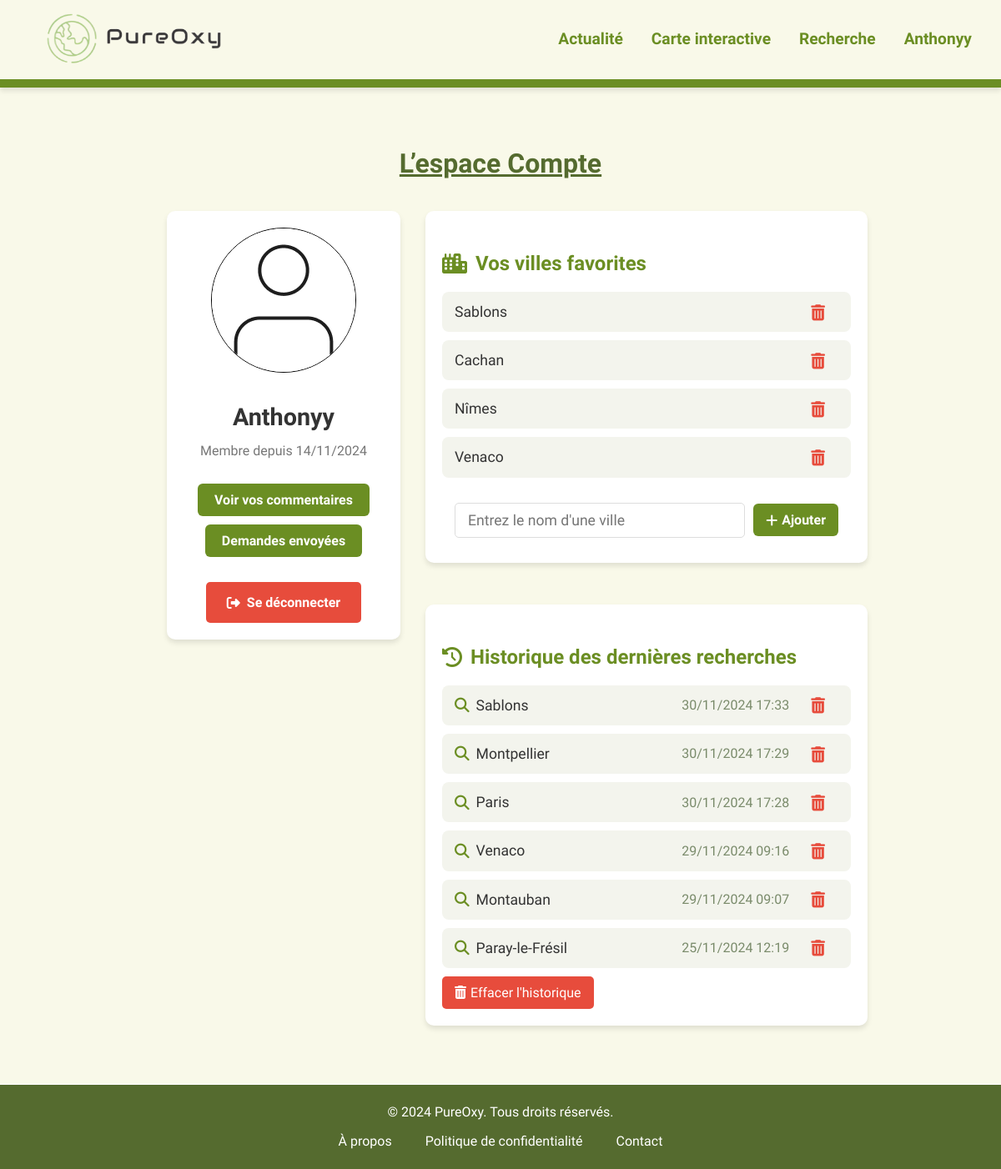
/pages/compte.php (signed in), run on the app's committed database.
### tables this page shows
CREATE TABLE IF NOT EXISTS `users` (
  `id` int NOT NULL AUTO_INCREMENT,
  `username` varchar(50) NOT NULL,
  `password` varchar(255) NOT NULL,
  `created_at` timestamp NULL DEFAULT CURRENT_TIMESTAMP,
  `profile_picture` varchar(255) DEFAULT '../images/user.png',
  `email` varchar(255) NOT NULL,
  PRIMARY KEY (`id`),
  UNIQUE KEY `username` (`username`)
);

CREATE TABLE IF NOT EXISTS `favorite_cities` (
  `id` int NOT NULL AUTO_INCREMENT,
  `user_id` int NOT NULL,
  `city_name` varchar(255) NOT NULL,
  PRIMARY KEY (`id`),
  KEY `user_id` (`user_id`)
);

CREATE TABLE IF NOT EXISTS `search_history` (
  `id` int NOT NULL AUTO_INCREMENT,
  `user_id` int NOT NULL,
  `search_query` varchar(255) NOT NULL,
  `search_date` timestamp NULL DEFAULT CURRENT_TIMESTAMP,
  PRIMARY KEY (`id`),
  KEY `user_id` (`user_id`)
);

### pages/compte.php (the view, shortened to what this page needs)
<?php
require '../bd/bd.php';
if (isset($_SESSION['user_id'])) {
    $user_id = $_SESSION['user_id'];
    $stmt = $conn->prepare("SELECT search_query, search_date FROM search_history WHERE user_id = ? ORDER BY search_date DESC LIMIT 7");
    if ($stmt) {
        $stmt->bind_param("i", $user_id);
        $stmt->execute();
        $result = $stmt->get_result();
        $search_history = $result->fetch_all(MYSQLI_ASSOC);
    }
    $stmt = $conn->prepare("SELECT city_name FROM favorite_cities WHERE user_id = ?");
    if ($stmt) {
        $stmt->bind_param("i", $user_id);
        $stmt->execute();
        $cities_result = $stmt->get_result();
        $favorite_cities = $cities_result->fetch_all(MYSQLI_ASSOC);
    }
    $stmt = $conn->prepare("SELECT * FROM users WHERE id = ?");
    if ($stmt) {
        $stmt->bind_param("i", $user_id);
        $stmt->execute();
        $user_result = $stmt->get_result();
        $user = $user_result->fetch_assoc();
    }
    $stmt = $conn->prepare("SELECT search_query, search_date FROM search_history WHERE user_id = ? ORDER BY search_date DESC LIMIT 10");
    if ($stmt) {
        $stmt->bind_param("i", $user_id);
        $stmt->execute();
        $history_result = $stmt->get_result();
        $search_history = $history_result->fetch_all(MYSQLI_ASSOC);
    }
}
?>
<!DOCTYPE html>
<html lang="fr">
<head>
    <link rel="stylesheet" href="https://cdnjs.cloudflare.com/ajax/libs/font-awesome/6.4.0/css/all.min.css" />
    <link rel="stylesheet" href="../styles/base.css">
    <link rel="stylesheet" href="../styles/includes.css">
    <link rel="stylesheet" href="../styles/commentaire.css">
    <link rel="stylesheet" href="../styles/recherche.css">
    <link rel="stylesheet" href="../styles/compte.css">
    <link rel="stylesheet" href="../styles/boutons.css">
    <link rel="stylesheet" href="../styles/messages.css">
</head>
<body>
<?php include '../includes/header.php'; ?>
<div class="compte-container">
    <h2>L’espace Compte</h2>
    <?php if (isset($_SESSION['user_id'])): ?>
        <div class="dashboard">
            <div class="profile-card">
                <div class="profile-avatar">
                    <img src="../images/user.png" alt="Photo de profil">
                </div>
                <div class="profile-info">
                    <h2><?= htmlspecialchars($_SESSION['username'], ENT_QUOTES, 'UTF-8') ?></h2>
                    <p>Membre depuis <?= isset($user['created_at']) ? date('d/m/Y', strtotime($user['created_at'])) : 'Date inconnue' ?></p>
                    <button id="view-comments-button">Voir vos commentaires</button>
                    <button id="view-requests-button">Demandes envoyées</button>
                    <a href="deconnecter.php" class="logout-button"><i class="fas fa-sign-out-alt"></i> Se déconnecter</a>
                </div>
            </div>
            <div class="dashboard-content">
                <div class="favorite-cities-section">
                    <h3><i class="fas fa-city"></i> Vos villes favorites</h3>
                   <?php if (!empty($favorite_cities)): ?>
                        <ul class="favorite-cities-list">
                            <?php foreach ($favorite_cities as $city): ?>
                                <li>
                                    <a href="../fonctionnalites/details.php?ville=<?= urlencode($city['city_name']) ?>" class="favorite-link">
                                        <?= htmlspecialchars($city['city_name'], ENT_QUOTES, 'UTF-8') ?>
                                    </a>
                                    <form method="post" class="delete-city-form">
                                        <button type="submit" name="delete_favorite_city"><i class="fas fa-trash-alt"></i></button>
                                    </form>
                                </li>
                            <?php endforeach; ?>
                        </ul>
                    <?php else: ?>
                        <p>Vous n'avez pas encore ajouté de villes favorites.</p>
                    <?php endif; ?>
                    <form method="post" class="favorite-city-form" id="favorite-city-form">
                        <input type="text" id="favorite-city-input" placeholder="Entrez le nom d'une ville" autocomplete="off" required>
                        <button type="submit" name="add_favorite_city" id="add-favorite-button" disabled><i class="fas fa-plus"></i> Ajouter</button>
                    </form>
                </div>
                <div class="history-section">
                    <h3><i class="fas fa-history"></i>Historique des dernières recherches</h3>
                    <?php if (!empty($search_history)): ?>
                        <ul class="history-list">
                            <?php foreach ($search_history as $search): ?>
                                <li>
                                    <a href="../fonctionnalites/details.php?ville=<?= urlencode($search['search_query']) ?>" class="search-query">
                                        <i class="fas fa-search"></i> <?= htmlspecialchars($search['search_query'], ENT_QUOTES, 'UTF-8') ?>
                                    </a>
                                    <span class="search-date"><?= date('d/m/Y H:i', strtotime($search['search_date'])) ?></span>
                                    <form method="post" class="delete-search-form">
                                        <button type="submit" name="delete_search"><i class="fas fa-trash-alt"></i></button>
                                    </form>
                                </li>
                            <?php endforeach; ?>
                        </ul>
                        <form method="post" class="clear-history-form" id="clear-history-form">
                            <button type="submit" name="clear_history" class="clear-history-button"><i class="fas fa-trash-alt"></i> Effacer l'historique</button>
                        </form>
                    <?php else: ?>
                        <p>Vous n'avez pas encore effectué de recherches.</p>
                    <?php endif; ?>
                </div>
            </div>
        </div>
    <?php endif; ?>
</div>
<?php include '../includes/footer.php'; ?>
</body>
</html>

### includes/header.php
<?php
$baseUrl = $_SERVER['REQUEST_SCHEME'] . '://' . $_SERVER['HTTP_HOST'] . '/PUREOXY/';
?>
<header>
    <div id="header" class="container">
        <div id="logo">
            <a href="<?php echo $baseUrl; ?>index.php">
                <img src="<?php echo $baseUrl; ?>images/logo.png" alt="PureOxy Logo">
            </a>
        </div>
        <nav>
            <ul>
                <li><a href="<?php echo $baseUrl; ?>pages/actualite.php">Actualité</a></li>
                <li><a href="<?php echo $baseUrl; ?>fonctionnalites/carte.php">Carte interactive</a></li>
                <li><a href="<?php echo $baseUrl; ?>fonctionnalites/recherche.php">Recherche</a></li>
                <?php if (isset($_SESSION['username'])): ?>
                    <li><a href="<?php echo $baseUrl; ?>pages/compte.php"><?php echo htmlspecialchars($_SESSION['username']); ?></a></li>
                <?php else: ?>
                    <li><a href="<?php echo $baseUrl; ?>pages/compte.php">Compte</a></li>
                <?php endif; ?>
            </ul>
        </nav>
    </div>
</header>

### includes/footer.php
<?php
$baseUrl = $_SERVER['REQUEST_SCHEME'] . '://' . $_SERVER['HTTP_HOST'] . '/PUREOXY/';
?>
<footer>
    <div id="footer" class="container">
        <p>© 2024 PureOxy. Tous droits réservés.</p>
        <nav>
            <ul>
                <li><a href="<?php echo $baseUrl; ?>pages/a-propos.php">À propos</a></li>
                <li><a href="<?php echo $baseUrl; ?>pages/politique-confidentialite.php">Politique de confidentialité</a></li>
                <li><a href="<?php echo $baseUrl; ?>pages/contact.php">Contact</a></li>
            </ul>
        </nav>
    </div>
</footer>

### styles/base.css (style rules this page uses)
body { font-family: 'League Spartan', sans-serif; background-color: #f9f9e9; color: #7A8B6B; margin: 0; padding: 0; line-height: 1.6; font-size: 16px; }
html, body { height: 100%; margin: 0; }
.container { max-width: 1200px; margin: 0 auto; padding: 0 20px; }
h2 { text-align: center; font-weight: bold; text-decoration: underline; color: darkolivegreen; font-size: 2em; }
ul, li { list-style: none; }
a { color: green; }

### styles/includes.css (style rules this page uses)
header { background-color: #f9f9e9; box-shadow: 0 4px 6px rgba(0, 0, 0, 0.1); top: 0; border-bottom: 10px solid #6b8e23; }
header .container { display: flex; justify-content: space-between; align-items: center; color: #556b2f; }
header nav ul li a { color: #6b8e23; text-decoration: none; font-size: 1.2em; font-weight: bold; padding: 10px 15px; border-radius: 5px; transition: color 0.3s ease; }
header nav ul li { display: inline; gap: 20px; }
footer { background-color: #556b2f; color: white; text-align: center; padding: 20px 0; position: relative; bottom: 0; width: 100%; left: 0; border-top: white 1px solid; }
footer p { margin: 0; }
footer nav ul { list-style: none; padding: 0; margin: 10px 0 0 0; display: flex; justify-content: center; gap: 20px; }
footer nav ul li { display: inline; }
footer nav ul li a { color: white; text-decoration: none; padding: 5px 10px; transition: color 0.3s ease, background-color 0.3s ease; border-radius: 5px; }
body, html { min-height: 100%; display: flex; flex-direction: column; }
#logo img { width: 300px;!important; height: auto;!important; margin-right: 20px;!important; }

### styles/compte.css (style rules this page uses)
.compte-container { max-width: 800px; margin: 0 auto; padding: 40px 20px; text-align: center; }
.dashboard { display: flex; flex-direction: row; align-items: flex-start; margin-top: 30px; gap: 30px; }
.dashboard-content { width: 65%; display: flex; flex-direction: column; gap: 20px; }
.profile-card { background-color: #ffffff; flex: 0 0 30%; max-width: 300px; padding: 20px; border-radius: 10px; box-shadow: 0 4px 6px rgba(0, 0, 0, 0.1); }
.profile-card img { border-radius: 100px; border: 1px solid black; }
.profile-avatar { font-size: 4em; color: #6b8e23; text-align: center; }
.profile-info h2 { font-size: 1.8em; color: #333; margin: 0; text-decoration: none; }
.profile-info p { color: #777; margin-top: 5px; }
.favorite-cities-section { width: 100%; max-width: 600px; background-color: #ffffff; padding: 20px; margin: auto; border-radius: 10px; box-shadow: 0 4px 6px rgba(0, 0, 0, 0.1); text-align: left; }
.favorite-cities-section h3 { font-size: 1.5em; color: #6b8e23; margin-bottom: 15px; display: flex; align-items: center; }
.favorite-cities-list { list-style: none; padding: 0; margin: 0; }
.favorite-cities-list li { background-color: #f3f4ed; padding: 10px 15px; margin-bottom: 10px; border-radius: 8px; display: flex; justify-content: space-between; align-items: center; transition: background-color 0.2s; color : darkolivegreen; }
.favorite-link { font-size: 1.1em; color: #333; text-decoration: none; }
.favorite-city-form { display: flex; align-items: center; justify-content: space-between; gap: 10px; margin-top: 20px; padding: 10px 15px; border-radius: 8px; position: relative; }
.favorite-city-form input[type="text"] { width: 100%; font-family: "League Spartan", sans-serif; font-size: 1.1em; flex: 1; padding: 10px 15px; border: 1px solid #ddd; border-radius: 5px; color: #333; transition: border-color 0.3s ease, box-shadow 0.3s ease; }
.history-section { width: 100%; max-width: 600px; background-color: #ffffff; padding: 20px; margin: 30px auto; border-radius: 10px; box-shadow: 0 4px 6px rgba(0, 0, 0, 0.1); text-align: left; }
.history-section h3 { font-size: 1.5em; color: #6b8e23; margin-bottom: 15px; display: flex; align-items: center; }
.history-list { list-style: none; padding: 0; margin: 0; }
.history-list li { background-color: #f3f4ed; padding: 10px 15px; margin-bottom: 10px; border-radius: 8px; display: flex; justify-content: space-between; align-items: center; gap : 20px; transition: background-color 0.2s; }
.history-list li .search-query { flex : 1 ; font-size: 1.1em; color: #333; display: flex; align-items: center; text-decoration: none; }
.history-list li .search-query i { margin-right: 8px; color: #6b8e23; }
.fa-solid, .fas { font-weight: 900; margin-right: 10px; }

### data on the page
users: created_at "14/11/2024"
favorite_cities: city_name "Sablons"
favorite_cities: city_name "Cachan"
favorite_cities: city_name "Nîmes"
favorite_cities: city_name "Venaco"
search_history: search_query "Sablons", search_date "30/11/2024 17:33"
search_history: search_query "Montpellier", search_date "30/11/2024 17:29"
search_history: search_query "Paris", search_date "30/11/2024 17:28"
search_history: search_query "Venaco", search_date "29/11/2024 09:16"
search_history: search_query "Montauban", search_date "29/11/2024 09:07"
search_history: search_query "Paray-le-Frésil", search_date "25/11/2024 12:19"

### other printed values
$_SESSION['username'] "Anthonyy"
